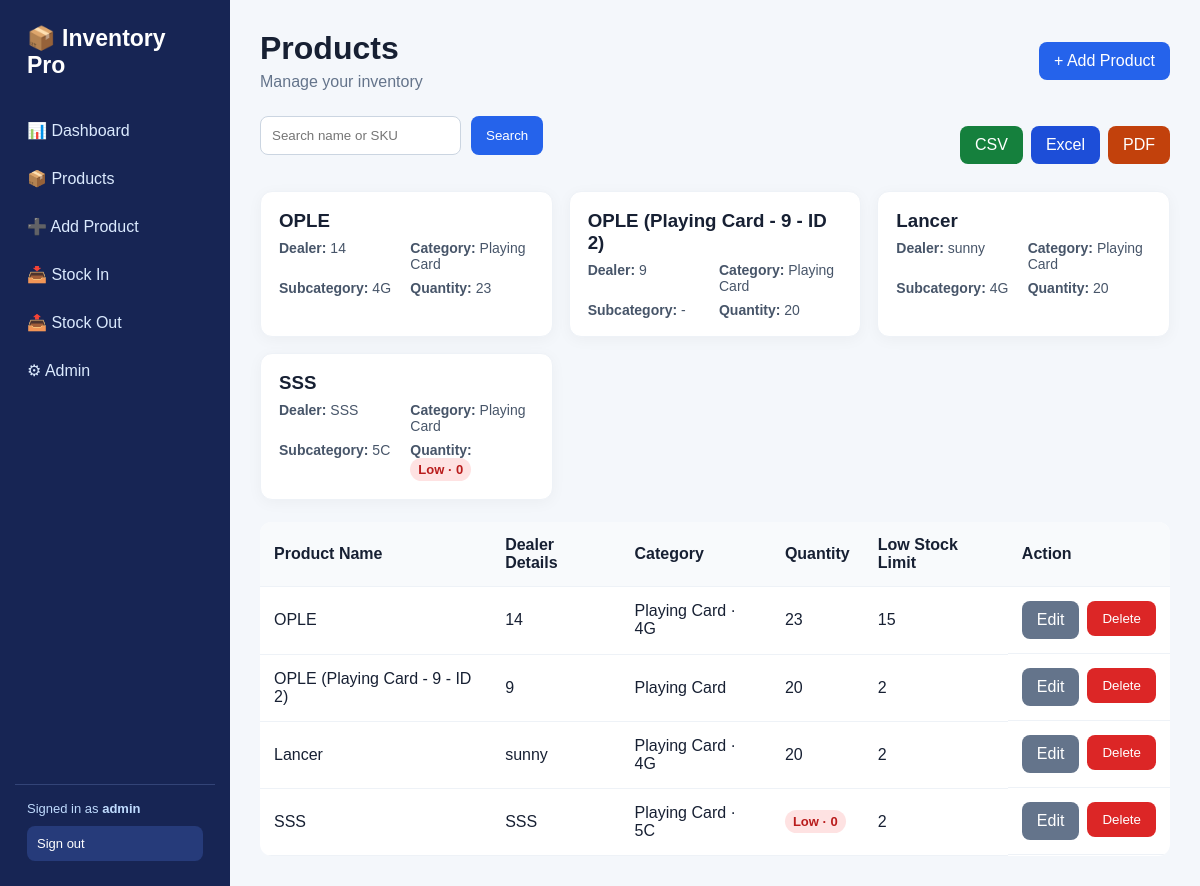
The app's page /products/ (signed in), older data.
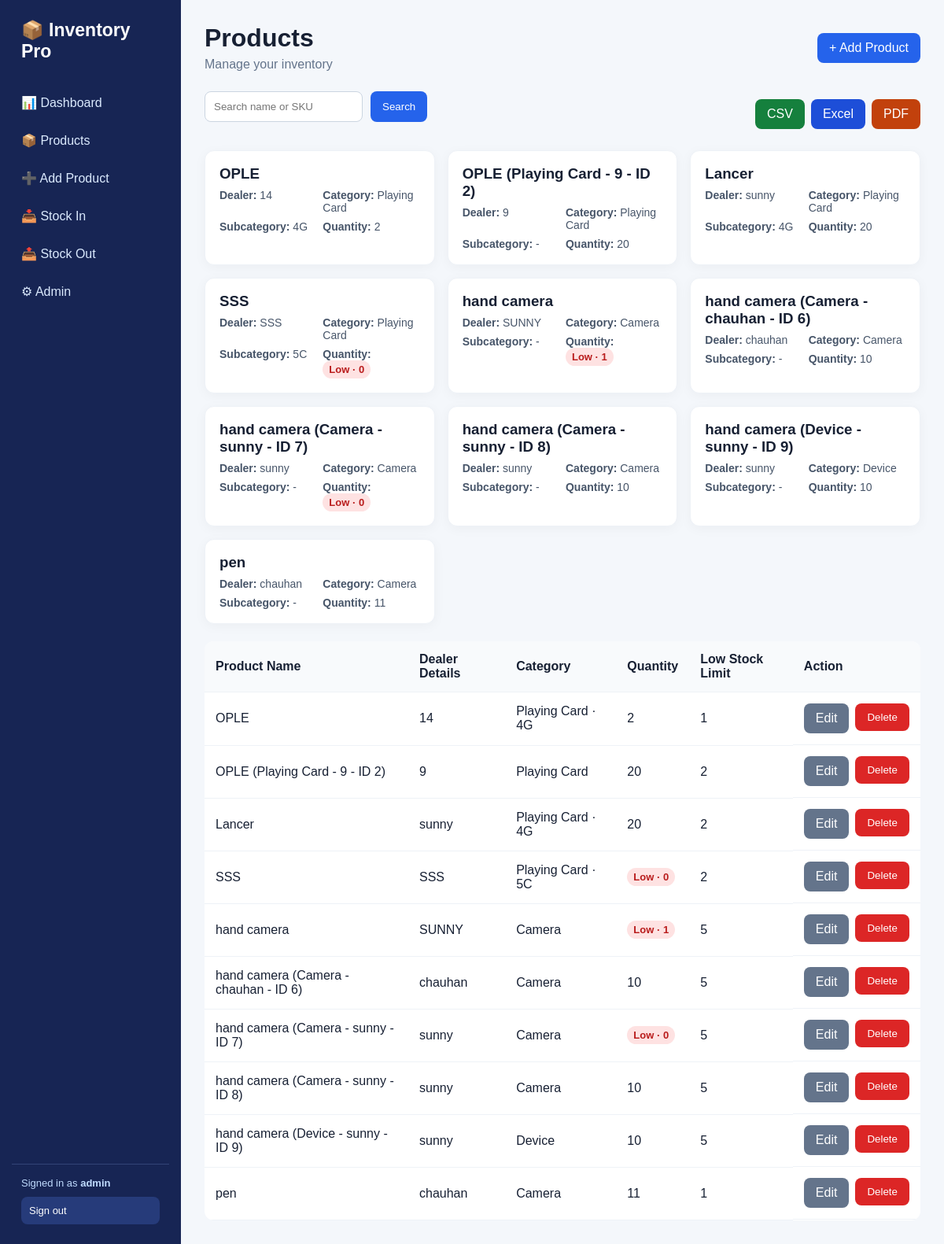
The same page, newer data.
### inventory/models.py (models this page shows, shortened)
class Product(models.Model):
    name = models.CharField(
        max_length=150,
    )
    sku = models.CharField(max_length=50)
    category = models.ForeignKey(Category, on_delete=models.SET_NULL, null=True, blank=True)
    subcategory = models.CharField(
        max_length=2,
        choices=[("5C", "5C"), ("5B", "5B"), ("4G", "4G")],
        blank=True,
    )
    purchase_price = models.DecimalField(max_digits=12, decimal_places=2, default=0)
    selling_price = models.DecimalField(max_digits=12, decimal_places=2, default=0)
    quantity = models.PositiveIntegerField(default=0)
    low_stock_limit = models.PositiveIntegerField(default=5)
    created_at = models.DateTimeField(auto_now_add=True)
    class Meta:
        constraints = [
            models.UniqueConstraint(
                fields=("name", "category", "subcategory"),
                name="unique_product_name_category_subcategory",
                violation_error_message=(
                    "A product with this name already exists in this "
                    "category and subcategory."
                ),
            )
        ]
    @property
    def is_low_stock(self): return self.quantity <= self.low_stock_limit

class Category(models.Model):
    name = models.CharField(max_length=100, unique=True)
    def __str__(self): return self.name

### inventory/views.py (the view)
# urls.py: path("products/", views.products, name="products"),
@login_required
def products(request):
    qs, q = filtered_products(request)
    return render(request, "products.html", {"products": qs, "q": q})

### inventory/views.py (called while the page is built)
def filtered_products(request):
    q = request.GET.get("q", "").strip()
    products = Product.objects.select_related("category").all()
    if q:
        products = products.filter(name__icontains=q) | products.filter(sku__icontains=q)
    return products, q

### templates/products.html (shortened to what this page needs)
{% extends "base.html" %}{% block title %}Products{% endblock %}{% block content %}
<div class="top"><div><h1>Products</h1><div class="muted">Manage your inventory</div></div><a class="btn" href="/products/add/">+ Add Product</a></div>
<div class="toolbar">
<form class="search"><input name="q" value="{{q}}" placeholder="Search name or SKU"><button class="btn">Search</button></form>
<div class="export-actions">
<a class="btn green" href="{% url 'export_products' 'csv' %}{% if q %}?q={{q|urlencode}}{% endif %}">CSV</a>
<a class="btn blue" href="{% url 'export_products' 'excel' %}{% if q %}?q={{q|urlencode}}{% endif %}">Excel</a>
<a class="btn orange" href="{% url 'export_products' 'pdf' %}{% if q %}?q={{q|urlencode}}{% endif %}">PDF</a>
</div>
</div>
<div class="product-grid">
{% for p in products %}
<article class="product-grid-item">
<h3>{{p.name}}</h3>
<div class="product-meta">
<div><strong>Dealer:</strong> {{p.sku}}</div>
<div><strong>Category:</strong> {{p.category|default:"-"}}</div>
<div><strong>Subcategory:</strong> {{p.subcategory|default:"-"}}</div>
<div><strong>Quantity:</strong> {% if p.is_low_stock %}<span class="stock-low">Low · {{p.quantity}}</span>{% else %}{{p.quantity}}{% endif %}</div>
</div>
</article>
{% empty %}<div>No products found.</div>{% endfor %}
</div>
<div class="table-wrap"><table><tr><th>Product Name</th><th>Dealer Details</th><th>Category</th><th>Quantity</th><th>Low Stock Limit</th><th>Action</th></tr>
{% for p in products %}<tr><td>{{p.name}}</td><td>{{p.sku}}</td><td>{{p.category|default:"-"}}{% if p.subcategory %} · {{p.subcategory}}{% endif %}</td><td>{% if p.is_low_stock %}<span class="stock-low" role="status">Low · {{p.quantity}}</span>{% else %}{{p.quantity}}{% endif %}</td><td>{{p.low_stock_limit}}</td>
<td class="actions"><a class="btn gray" href="/products/{{p.id}}/edit/">Edit</a><form method="post" action="/products/{{p.id}}/delete/" onsubmit="return confirm('Delete this product?')">{% csrf_token %}<button class="btn red" type="submit">Delete</button></form></td></tr>
{% empty %}<tr><td colspan="6">No products found.</td></tr>{% endfor %}</table></div>{% endblock %}

### templates/base.html (shortened to what this page needs)
<!doctype html>
<html><head><meta charset="utf-8"><meta name="viewport" content="width=device-width,initial-scale=1">
</head><body>
<aside class="sidebar"><div class="brand">📦 Inventory Pro</div><div class="nav">
<a href="/">📊 Dashboard</a><a href="/products/">📦 Products</a><a href="/products/add/">➕ Add Product</a>
<a href="/stock-in/">📥 Stock In</a><a href="/stock-out/">📤 Stock Out</a><a href="/admin/">⚙ Admin</a>
</div><div class="sidebar-footer"><div>Signed in as <strong>{{ request.user.get_username }}</strong></div><form method="post" action="{% url 'logout' %}">{% csrf_token %}<button type="submit">Sign out</button></form></div></aside>
<main class="main">
{% block content %}{% endblock %}
</main></body></html>

### templates/base.html (style rules this page uses)
* { box-sizing:border-box }
body { margin:0;font-family:Arial,sans-serif;background:#f4f7fb;color:#172033 }
.sidebar { position:fixed;left:0;top:0;bottom:0;width:230px;background:#172554;color:white;padding:25px 15px;display:flex;flex-direction:column }
.brand { font-size:23px;font-weight:700;padding:0 12px 25px }
.nav a { display:block;color:#dbeafe;text-decoration:none;padding:12px;border-radius:9px;margin:5px 0 }
.sidebar-footer { margin-top:auto;padding:16px 12px 0;border-top:1px solid #334477;color:#bfdbfe;font-size:13px }
.sidebar-footer form { margin-top:10px }
.sidebar-footer button { width:100%;padding:10px;border:0;border-radius:8px;background:#263b7a;color:white;text-align:left;cursor:pointer;font:inherit }
.main { margin-left:230px;padding:30px;max-width:1400px }
.top { display:flex;justify-content:space-between;align-items:center;margin-bottom:25px }
h1 { margin:0 0 6px }
.muted { color:#64748b }
table { width:100%;border-collapse:collapse;background:white;border-radius:12px;overflow:hidden }
th,td { padding:14px;text-align:left;border-bottom:1px solid #eef2f7 }
th { background:#f8fafc }
.btn { display:inline-block;border:0;border-radius:8px;padding:10px 15px;text-decoration:none;background:#2563eb;color:white;cursor:pointer }
.btn.gray { background:#64748b }
.btn.red { background:#dc2626 }
input,select { width:100%;padding:11px;border:1px solid #cbd5e1;border-radius:8px }
.actions { display:flex;gap:8px }
.search { display:flex;gap:10px;margin-bottom:18px }
.search input { max-width:350px }

### templates/products.html (style rules this page uses)
.stock-low { display:inline-block;padding:4px 8px;border-radius:999px;background:#fee2e2;color:#b91c1c;font-size:13px;font-weight:700 }
.toolbar { display:flex;justify-content:space-between;align-items:center;gap:12px;margin-bottom:18px }
.export-actions { display:flex;gap:8px }
.btn.green { background:#15803d }
.btn.orange { background:#c2410c }
.btn.blue { background:#1d4ed8 }
.product-grid { display:grid;grid-template-columns:repeat(3,minmax(0,1fr));gap:16px;margin-bottom:22px }
.product-grid-item { background:white;border-radius:12px;padding:18px;box-shadow:0 3px 15px #0000000a;border:1px solid #eef2f7 }
.product-grid-item h3 { margin:0 0 8px }
.product-meta { display:grid;grid-template-columns:1fr 1fr;gap:8px;color:#475569;font-size:14px }
.table-wrap { overflow-x:auto }

Row changes from the older to the newer data that the page shows:
changed Product "OPLE": quantity "23" → "2"; low_stock_limit "15" → "1"
added Product: name "hand camera", sku "SUNNY", category "Camera", subcategory "-", quantity "1", low_stock_limit "5"
added Product: name "hand camera (Camera - chauhan - ID 6)", sku "chauhan", category "Camera", subcategory "-", quantity "10", low_stock_limit "5"
added Product: name "hand camera (Camera - sunny - ID 7)", sku "sunny", category "Camera", subcategory "-", quantity "0", low_stock_limit "5"
added Product: name "hand camera (Camera - sunny - ID 8)", sku "sunny", category "Camera", subcategory "-", quantity "10", low_stock_limit "5"
added Product: name "hand camera (Device - sunny - ID 9)", sku "sunny", category "Device", subcategory "-", quantity "10", low_stock_limit "5"
added Product: name "pen", sku "chauhan", category "Camera", subcategory "-", quantity "11", low_stock_limit "1"
